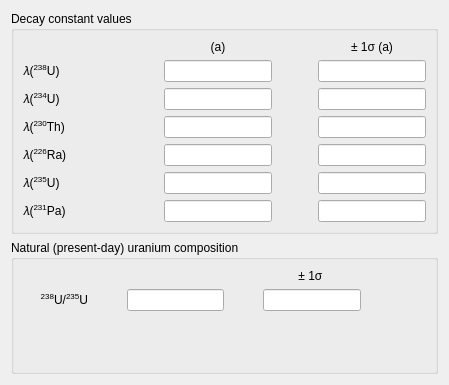
          <widget class="QWidget" name="scrollAreaWidgetContents_3">
           <property name="geometry">
            <rect>
             <x>0</x>
             <y>0</y>
             <width>449</width>
             <height>385</height>
            </rect>
           </property>
           <layout class="QVBoxLayout" name="verticalLayout_14">
            <item>
             <widget class="QGroupBox" name="groupBox_8">
              <property name="title">
               <string>Decay constant values</string>
              </property>
              <layout class="QVBoxLayout" name="verticalLayout_15">
               <item>
                <layout class="QGridLayout" name="gridLayout_4" columnstretch="1,0,0,0,0">
                 <item row="7" column="0">
                  <widget class="QLabel" name="label_23">
                   <property name="text">
                    <string>&lt;html&gt;&lt;head/&gt;&lt;body&gt;&lt;p&gt;𝜆(&lt;span style=&quot; vertical-align:super;&quot;&gt;231&lt;/span&gt;Pa)&lt;/p&gt;&lt;/body&gt;&lt;/html&gt;</string>
                   </property>
                  </widget>
                 </item>
                 <item row="3" column="4">
                  <widget class="QLineEdit" name="dc234ErrEntry"/>
                 </item>
                 <item row="5" column="1">
                  <spacer name="horizontalSpacer_32">
                   <property name="orientation">
                    <enum>Qt::Horizontal</enum>
                   </property>
                   <property name="sizeHint" stdset="0">
                    <size>
                     <width>40</width>
                     <height>20</height>
                    </size>
                   </property>
                  </spacer>
                 </item>
                 <item row="4" column="3">
                  <spacer name="horizontalSpacer_12">
                   <property name="orientation">
                    <enum>Qt::Horizontal</enum>
                   </property>
                   <property name="sizeHint" stdset="0">
                    <size>
                     <width>40</width>
                     <height>20</height>
                    </size>
                   </property>
                  </spacer>
                 </item>
                 <item row="5" column="2">
                  <widget class="QLineEdit" name="dc226Entry"/>
                 </item>
                 <item row="4" column="0">
                  <widget class="QLabel" name="label_18">
                   <property name="text">
                    <string>&lt;html&gt;&lt;head/&gt;&lt;body&gt;&lt;p&gt;𝜆(&lt;span style=&quot; vertical-align:super;&quot;&gt;230&lt;/span&gt;Th)&lt;/p&gt;&lt;/body&gt;&lt;/html&gt;</string>
                   </property>
                  </widget>
                 </item>
                 <item row="7" column="4">
                  <widget class="QLineEdit" name="dc231ErrEntry"/>
                 </item>
                 <item row="0" column="2">
                  <widget class="QLabel" name="label_20">
                   <property name="text">
                    <string>&lt;html&gt;&lt;head/&gt;&lt;body&gt;&lt;p align=&quot;center&quot;&gt;(a)&lt;/p&gt;&lt;/body&gt;&lt;/html&gt;</string>
                   </property>
                  </widget>
                 </item>
                 <item row="7" column="3">
                  <spacer name="horizontalSpacer_28">
                   <property name="orientation">
                    <enum>Qt::Horizontal</enum>
                   </property>
                   <property name="sizeHint" stdset="0">
                    <size>
                     <width>40</width>
                     <height>20</height>
                    </size>
                   </property>
                  </spacer>
                 </item>
                 <item row="3" column="0">
                  <widget class="QLabel" name="label_16">
                   <property name="text">
                    <string>&lt;html&gt;&lt;head/&gt;&lt;body&gt;&lt;p&gt;𝜆(&lt;span style=&quot; vertical-align:super;&quot;&gt;234&lt;/span&gt;U)&lt;/p&gt;&lt;/body&gt;&lt;/html&gt;</string>
                   </property>
                  </widget>
                 </item>
                 <item row="3" column="2">
                  <widget class="QLineEdit" name="dc234Entry"/>
                 </item>
                 <item row="3" column="1">
                  <spacer name="horizontalSpacer_30">
                   <property name="orientation">
                    <enum>Qt::Horizontal</enum>
                   </property>
                   <property name="sizeHint" stdset="0">
                    <size>
                     <width>40</width>
                     <height>20</height>
                    </size>
                   </property>
                  </spacer>
                 </item>
                 <item row="5" column="4">
                  <widget class="QLineEdit" name="dc226ErrEntry"/>
                 </item>
                 <item row="2" column="4">
                  <widget class="QLineEdit" name="dc238ErrEntry"/>
                 </item>
                 <item row="5" column="3">
                  <spacer name="horizontalSpacer_13">
                   <property name="orientation">
                    <enum>Qt::Horizontal</enum>
                   </property>
                   <property name="sizeHint" stdset="0">
                    <size>
                     <width>40</width>
                     <height>20</height>
                    </size>
                   </property>
                  </spacer>
                 </item>
                 <item row="5" column="0">
                  <widget class="QLabel" name="label_19">
                   <property name="text">
                    <string>&lt;html&gt;&lt;head/&gt;&lt;body&gt;&lt;p&gt;𝜆(&lt;span style=&quot; vertical-align:super;&quot;&gt;226&lt;/span&gt;Ra)&lt;/p&gt;&lt;/body&gt;&lt;/html&gt;</string>
                   </property>
                  </widget>
                 </item>
                 <item row="6" column="2">
                  <widget class="QLineEdit" name="dc235Entry"/>
                 </item>
                 <item row="2" column="1">
                  <spacer name="horizontalSpacer_29">
                   <property name="orientation">
                    <enum>Qt::Horizontal</enum>
                   </property>
                   <property name="sizeHint" stdset="0">
                    <size>
                     <width>40</width>
                     <height>20</height>
                    </size>
                   </property>
                  </spacer>
                 </item>
                 <item row="6" column="0">
                  <widget class="QLabel" name="label_22">
                   <property name="text">
                    <string>&lt;html&gt;&lt;head/&gt;&lt;body&gt;&lt;p&gt;𝜆(&lt;span style=&quot; vertical-align:super;&quot;&gt;235&lt;/span&gt;U)&lt;/p&gt;&lt;/body&gt;&lt;/html&gt;</string>
                   </property>
                  </widget>
                 </item>
                 <item row="3" column="3">
                  <spacer name="horizontalSpacer_11">
                   <property name="orientation">
                    <enum>Qt::Horizontal</enum>
                   </property>
                   <property name="sizeHint" stdset="0">
                    <size>
                     <width>40</width>
                     <height>20</height>
                    </size>
                   </property>
                  </spacer>
                 </item>
                 <item row="4" column="4">
                  <widget class="QLineEdit" name="dc230ErrEntry"/>
                 </item>
                 <item row="7" column="1">
                  <spacer name="horizontalSpacer_27">
                   <property name="orientation">
                    <enum>Qt::Horizontal</enum>
                   </property>
                   <property name="sizeHint" stdset="0">
                    <size>
                     <width>40</width>
                     <height>20</height>
                    </size>
                   </property>
                  </spacer>
                 </item>
                 <item row="0" column="4">
                  <widget class="QLabel" name="label_21">
                   <property name="text">
                    <string>&lt;html&gt;&lt;head/&gt;&lt;body&gt;&lt;p align=&quot;center&quot;&gt;± 1σ (a)&lt;/p&gt;&lt;/body&gt;&lt;/html&gt;</string>
                   </property>
                  </widget>
                 </item>
                 <item row="6" column="1">
                  <spacer name="horizontalSpacer_34">
                   <property name="orientation">
                    <enum>Qt::Horizontal</enum>
                   </property>
                   <property name="sizeHint" stdset="0">
                    <size>
                     <width>40</width>
                     <height>20</height>
                    </size>
                   </property>
                  </spacer>
                 </item>
                 <item row="7" column="2">
                  <widget class="QLineEdit" name="dc231Entry"/>
                 </item>
                 <item row="2" column="3">
                  <spacer name="horizontalSpacer_7">
                   <property name="orientation">
                    <enum>Qt::Horizontal</enum>
                   </property>
                   <property name="sizeHint" stdset="0">
                    <size>
                     <width>40</width>
                     <height>20</height>
                    </size>
                   </property>
                  </spacer>
                 </item>
                 <item row="2" column="0">
                  <widget class="QLabel" name="label_17">
                   <property name="text">
                    <string>&lt;html&gt;&lt;head/&gt;&lt;body&gt;&lt;p&gt;𝜆(&lt;span style=&quot; vertical-align:super;&quot;&gt;238&lt;/span&gt;U)&lt;/p&gt;&lt;/body&gt;&lt;/html&gt;</string>
                   </property>
                  </widget>
                 </item>
                 <item row="6" column="4">
                  <widget class="QLineEdit" name="dc235ErrEntry"/>
                 </item>
                 <item row="2" column="2">
                  <widget class="QLineEdit" name="dc238Entry"/>
                 </item>
                 <item row="6" column="3">
                  <spacer name="horizontalSpacer_15">
                   <property name="orientation">
                    <enum>Qt::Horizontal</enum>
                   </property>
                   <property name="sizeHint" stdset="0">
                    <size>
                     <width>40</width>
                     <height>20</height>
                    </size>
                   </property>
                  </spacer>
                 </item>
                 <item row="4" column="1">
                  <spacer name="horizontalSpacer_31">
                   <property name="orientation">
                    <enum>Qt::Horizontal</enum>
                   </property>
                   <property name="sizeHint" stdset="0">
                    <size>
                     <width>40</width>
                     <height>20</height>
                    </size>
                   </property>
                  </spacer>
                 </item>
                 <item row="4" column="2">
                  <widget class="QLineEdit" name="dc230Entry"/>
                 </item>
                </layout>
               </item>
              </layout>
             </widget>
            </item>
            <item>
             <widget class="QGroupBox" name="groupBox_9">
              <property name="title">
               <string>Natural (present-day) uranium composition</string>
              </property>
              <layout class="QVBoxLayout" name="verticalLayout_16">
               <item>
                <layout class="QGridLayout" name="gridLayout_3" columnstretch="2,1,3,1,3,2">
                 <item row="1" column="5">
                  <spacer name="horizontalSpacer_26">
                   <property name="orientation">
                    <enum>Qt::Horizontal</enum>
                   </property>
                   <property name="sizeHint" stdset="0">
                    <size>
                     <width>40</width>
                     <height>20</height>
                    </size>
                   </property>
                  </spacer>
                 </item>
                 <item row="1" column="0">
                  <widget class="QLabel" name="label_13">
                   <property name="text">
                    <string>&lt;html&gt;&lt;head/&gt;&lt;body&gt;&lt;p align=&quot;right&quot;&gt;&lt;span style=&quot; vertical-align:super;&quot;&gt;238&lt;/span&gt;U/&lt;span style=&quot; vertical-align:super;&quot;&gt;235&lt;/span&gt;U&lt;/p&gt;&lt;/body&gt;&lt;/html&gt;</string>
                   </property>
                  </widget>
                 </item>
                 <item row="1" column="3">
                  <spacer name="horizontalSpacer_25">
                   <property name="orientation">
                    <enum>Qt::Horizontal</enum>
                   </property>
                   <property name="sizeHint" stdset="0">
                    <size>
                     <width>40</width>
                     <height>20</height>
                    </size>
                   </property>
                  </spacer>
                 </item>
                 <item row="1" column="2">
                  <widget class="QLineEdit" name="uRatEntry"/>
                 </item>
                 <item row="0" column="4">
                  <widget class="QLabel" name="label_25">
                   <property name="text">
                    <string>&lt;html&gt;&lt;head/&gt;&lt;body&gt;&lt;p align=&quot;center&quot;&gt;± 1σ &lt;/p&gt;&lt;/body&gt;&lt;/html&gt;</string>
                   </property>
                  </widget>
                 </item>
                 <item row="1" column="1">
                  <spacer name="horizontalSpacer_37">
                   <property name="orientation">
                    <enum>Qt::Horizontal</enum>
                   </property>
                   <property name="sizeHint" stdset="0">
                    <size>
                     <width>40</width>
                     <height>20</height>
                    </size>
                   </property>
                  </spacer>
                 </item>
                 <item row="1" column="4">
                  <widget class="QLineEdit" name="uRatErrEntry"/>
                 </item>
                </layout>
               </item>
               <item>
                <spacer name="verticalSpacer_2">
                 <property name="orientation">
                  <enum>Qt::Vertical</enum>
                 </property>
                 <property name="sizeHint" stdset="0">
                  <size>
                   <width>20</width>
                   <height>40</height>
                  </size>
                 </property>
                </spacer>
               </item>
              </layout>
             </widget>
            </item>
           </layout>
          </widget>
